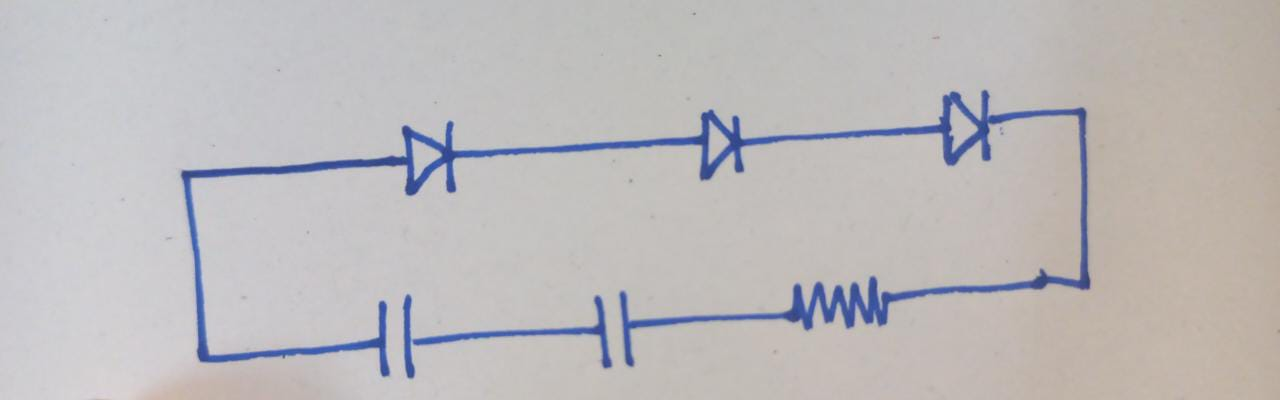
#> input picture InternshipProjects/blog_post/input.jpeg, 1280 x 400 px
$ jupyter execute PREPROCESS.ipynb
#> lines starting #> are read from the running program, lines starting #| are printed output that depends on the picture; after the words box and inside, x2 and y2 are one past the last pixel; in counts of white or black regions, pixels touching at a corner belong together
# IMPORTING NECCESSARY LIBRARIES

Importing preprocess ,it is a another file where i defined and execute all the main functions

NOW the image which is preprocessed gets saved

[cell 1]
import cv2
import numpy as np
import matplotlib.pyplot as plt
from sklearn.cluster import DBSCAN

transition_list = []

# DISPLAY IMAGES IN VERTICAL

[cell 2]
def show_images(images, titles):
    """Display images in a vertical sequence (one below the other)."""
    num_images = len(images)
    fig, axes = plt.subplots(num_images, 1, figsize=(6, 4 * num_images))  # Adjust height dynamically

    if num_images == 1:
        axes = [axes]  # Ensure iterable axes for a single image

    for ax, img, title in zip(axes, images, titles):
        ax.imshow(img, cmap='gray')
        ax.set_title(title)
        ax.axis("off")

    plt.tight_layout()  # Adjust spacing to prevent overlap
    plt.show()

# APPLYING INITITIAL FILTERING

[cell 3]
def initial_filtering(img):
    """Convert to grayscale, apply adaptive thresholding, and remove noise."""
    img = cv2.cvtColor(img, cv2.COLOR_RGB2GRAY)
    transition_list.append(("Grayscale Image", img))

    img = cv2.adaptiveThreshold(img, 255, cv2.ADAPTIVE_THRESH_MEAN_C, cv2.THRESH_BINARY_INV, 31, 21)
    transition_list.append(("Adaptive Thresholding", img))

    k3 = cv2.getStructuringElement(cv2.MORPH_RECT, (3,3))
    img = cv2.morphologyEx(img, cv2.MORPH_OPEN, k3, iterations=2)
    transition_list.append(("Morphological Opening", img))

    k3_2 = cv2.getStructuringElement(cv2.MORPH_RECT, (3,3))
    img = cv2.dilate(img, k3_2, iterations=2)
    transition_list.append(("Dilation", img))

    return img

# DETECT CLUSTER POINTS

[cell 4]
def cluster_anchor_points(img, original_img):
    """Detect anchor points and cluster them."""
    anchor_points = cv2.goodFeaturesToTrack(image=img, maxCorners=100, qualityLevel=0.40, minDistance=20, blockSize=15)
    anchor_points = np.float32(anchor_points.reshape((-1, 2)))
    clustering = DBSCAN(eps=80, min_samples=4).fit(anchor_points)
    labels = clustering.labels_
    unique_labels, counts = np.unique(labels, return_counts=True)

    cluster_plot = original_img.copy()
    for l in unique_labels:
        if l == -1: continue
        px = [int(i[0]) for i in anchor_points[labels == l]]
        py = [int(i[1]) for i in anchor_points[labels == l]]
        color = np.random.randint(0, 255, (3,)).tolist()
        for i in range(len(px)):
            cv2.circle(cluster_plot, (px[i], py[i]), 5, color, thickness=10)

    transition_list.append(("Clustered Anchor Points", cluster_plot))

    return anchor_points, labels, unique_labels, counts

# EXTRACTING COMPONENTS

[cell 5]
def remove_components(img, anchor_points, labels, unique_labels, counts):
    """Extract components from the image."""
    ext_img = img.copy()
    rects = []

    for l, _ in enumerate(counts):
        if l == 0: continue
        px = [int(i[0]) for i in anchor_points[labels == unique_labels[l]]]
        py = [int(i[1]) for i in anchor_points[labels == unique_labels[l]]]
        if abs(max(py)-min(py)) * abs(max(px)-min(px)) > 700:
            img[min(py)-15:max(py)+15, min(px)-15:max(px)+15] = 0
            rects.append([min(px)-22,max(px)+22,min(py)-22,max(py)+22])

    transition_list.append(("Components Removed", img))
    return img, rects

# WIRE MAPPING

[cell 6]
def wire_mapping(img):
    """Map the wiring paths."""
    edges = cv2.Canny(img, 50, 150)
    transition_list.append(("Edge Detection (Canny)", edges))
    return edges

# PREPROCESS FUNCTION

[cell 7]
def driver_preprocess(img):
    """Run the full preprocessing pipeline and display results in Jupyter Notebook."""
    transition_list.clear()
    original_img = img.copy()

    img = initial_filtering(img)
    anchor_points, labels, unique_labels, counts = cluster_anchor_points(img.copy(), original_img)
    img, rects = remove_components(img, anchor_points, labels, unique_labels, counts)
    img = wire_mapping(img)

    # Ensure exactly 4 values are returned
    return img, transition_list, anchor_points, rects

# LOADS AN IMAGE, PREPROCESS  IT, AND RETURN RESULTS

[cell 8]
def preprocess_img(image_path):
    """Loads an image, preprocesses it, and returns results."""
    img = cv2.imread(image_path)
    if img is None:
        raise ValueError("Error: Image could not be loaded. Check the file path.")

    result_img, transitional_imgs, components, rects = driver_preprocess(img)

    # Display all transition images in Jupyter Notebook in a vertical sequence
    show_images([t[1] for t in transitional_imgs], [t[0] for t in transitional_imgs])

    return result_img, transitional_imgs, components, rects

# MAIN FUNCTION WHERE CODE STARTS

[cell 9]
def main():
    image_path = "input.jpeg"  # Replace with your actual image file

    # Step 1: Preprocess the image
    result_img, transitional_imgs, components, rects = preprocess_img(image_path)
#> in preprocess_img, img is the input picture: shape (400, 1280, 3); mean B, G, R 187.6, 186.4, 189.4
#> in initial_filtering, `img = cv2.cvtColor(img, cv2.COLOR_RGB2GRAY)`:
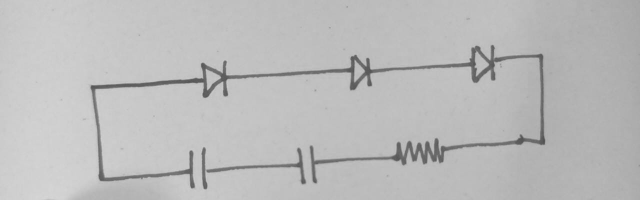
#> img: shape (400, 1280) (shown at 1/2 size); min 74, max 214, mean 187.2
#> in initial_filtering, `img = cv2.adaptiveThreshold(img, 255, cv2.ADAPTIVE_THRESH_MEAN_C, cv2...`:
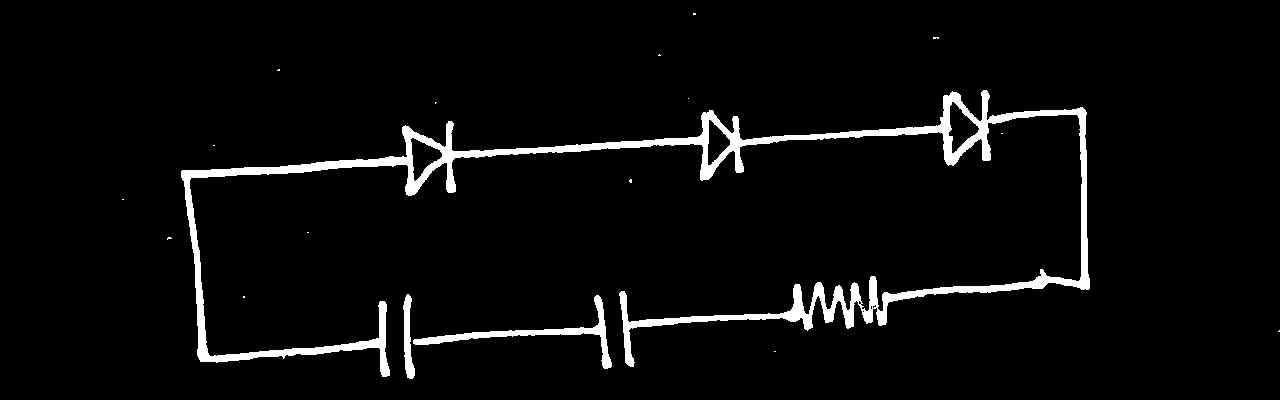
#> img: shape (400, 1280); 4.2% white; 18 white regions (15 under 20 px), largest, box (x1, y1, x2, y2) and area: (181, 90, 1090, 377) 19166, (413, 295, 612, 369) 1678, (403, 294, 415, 379) 577
#> in initial_filtering, `img = cv2.morphologyEx(img, cv2.MORPH_OPEN, k3, iterations=2)`:
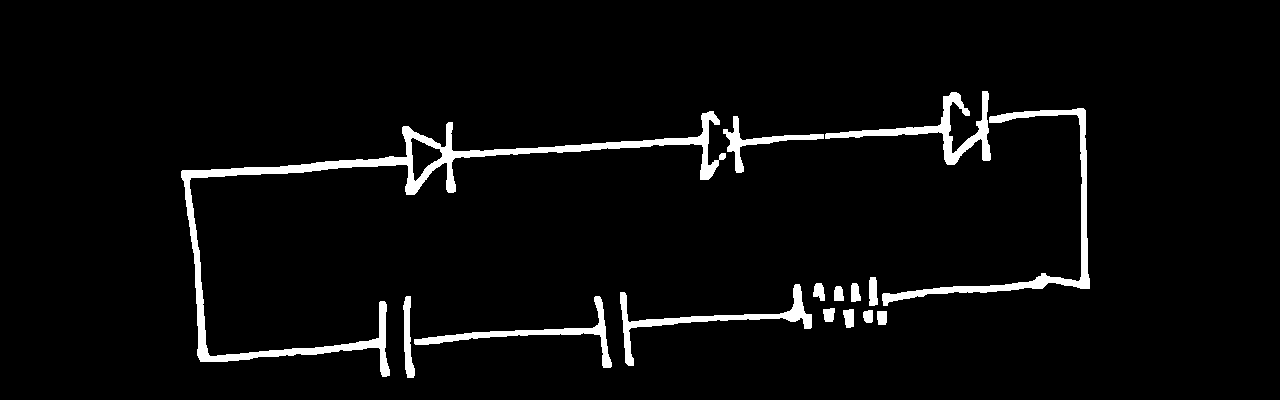
#> img: shape (400, 1280); 4% white; 15 white regions, largest, box (x1, y1, x2, y2) and area: (181, 111, 726, 377) 8750, (882, 108, 1090, 306) 3202, (825, 91, 991, 165) 2351
#> in initial_filtering, `img = cv2.dilate(img, k3_2, iterations=2)`:
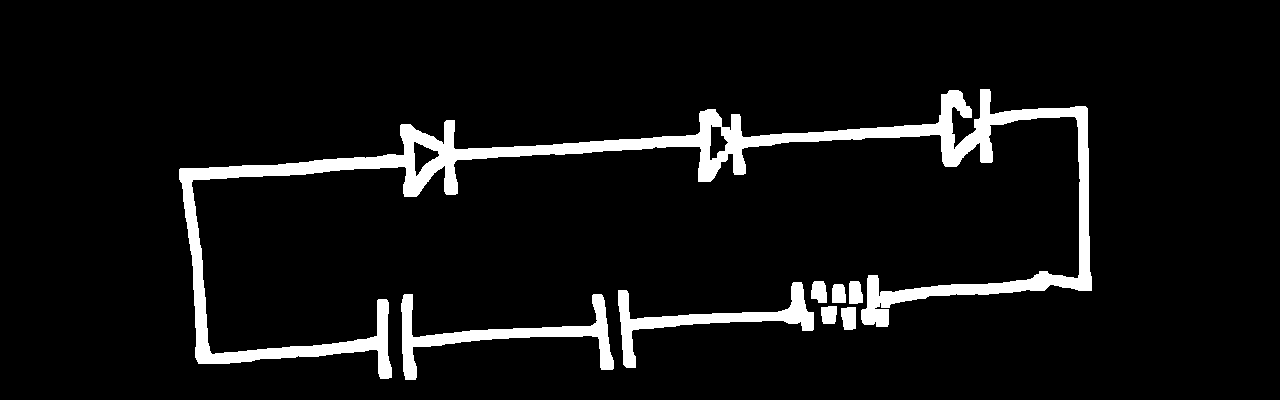
#> img: shape (400, 1280); 6.7% white; 8 white regions, largest, box (x1, y1, x2, y2) and area: (179, 89, 1092, 379) 25871, (401, 294, 614, 380) 3772, (618, 282, 814, 368) 3274
#> in cluster_anchor_points, `anchor_points = cv2.goodFeaturesToTrack(image=img, maxCorners=100, qua..`: anchor_points = 52 rows, first 8: [830, 300], [851, 300], [972, 112], [883, 311], [726, 157], [718, 130], [185, 174], [1085, 284]
#> in cluster_anchor_points, `anchor_points = np.float32(anchor_points.reshape((-1, 2)))`: anchor_points = 52 pairs, first value 185 to 1085, second value 96 to 373
#> in cluster_anchor_points, `labels = clustering.labels_`: labels = 52 values, max 5 at index 12, min -1 at index 6, mean 2.23
#> in cluster_anchor_points, `unique_labels, counts = np.unique(labels, return_counts=True)`: unique_labels = [-1, 0, 1, 2, 3, 4, 5]; counts = [4, 8, 8, 8, 8, 8, 8]
#> the loop in cluster_anchor_points, `for l in unique_labels:` made 7 passes
#> (px, py, color) on passes 2 to 5: ([830, 851, 883, 806, 885, 849, 797, 873], [300, 300, 311, 324, 289, 323, 288, 273], [172, 47, 117]), ([972, 934, 995, 986, 996, 948, 947, 934], [112, 141, 131, 156, 107, 160, 96, 117], [192, 67, 251]), ([726, 718, 704, 694, 747, 748, 739, 693], [157, 130, 175, 153, 130, 153, 175, 128], [195, 103, 9]), ([409, 460, 397, 451, 406, 460, 448, 420], [190, 142, 148, 188, 130, 166, 126, 148], [211, 21, 242])
#> after the loop in cluster_anchor_points, `for l in unique_labels:`:
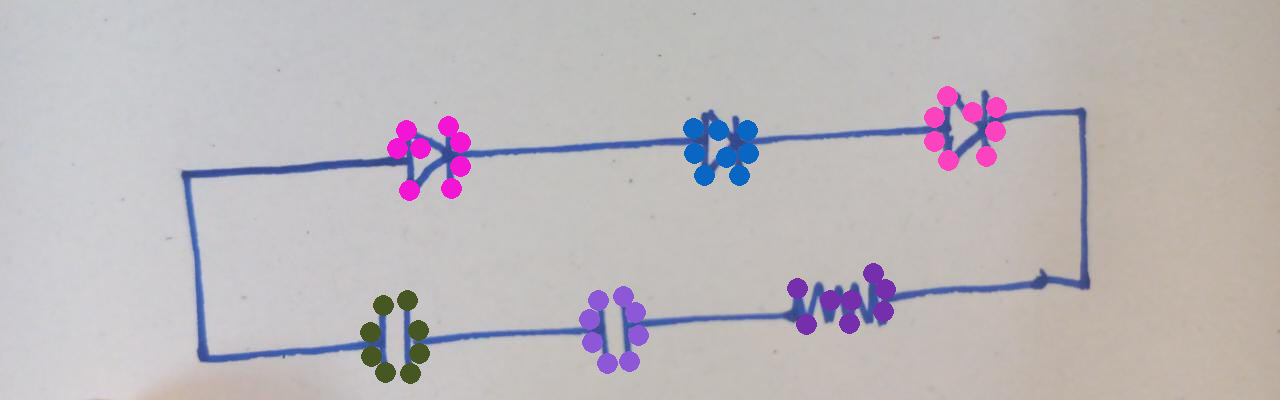
#> cluster_plot: shape (400, 1280, 3); 3.12% of pixels changed, all inside (x1, y1, x2, y2) = (360, 86, 1007, 384)
#> in driver_preprocess, `anchor_points, labels, unique_labels, counts = cluster_anchor_points(i..`: unique_labels = [-1, 0, 1, 2, 3, 4, 5]; counts = [4, 8, 8, 8, 8, 8, 8]
#> the loop in remove_components, `for l, _ in enumerate(counts):` made 7 passes
#> (px, py) on passes 2 to 6: ([830, 851, 883, 806, 885, 849, 797, 873], [300, 300, 311, 324, 289, 323, 288, 273]), ([972, 934, 995, 986, 996, 948, 947, 934], [112, 141, 131, 156, 107, 160, 96, 117]), ([726, 718, 704, 694, 747, 748, 739, 693], [157, 130, 175, 153, 130, 153, 175, 128]), ([409, 460, 397, 451, 406, 460, 448, 420], [190, 142, 148, 188, 130, 166, 126, 148]), ([419, 371, 418, 385, 410, 383, 407, 370], [353, 356, 330, 372, 373, 305, 300, 332])
#> after the loop in remove_components, `for l, _ in enumerate(counts):`:
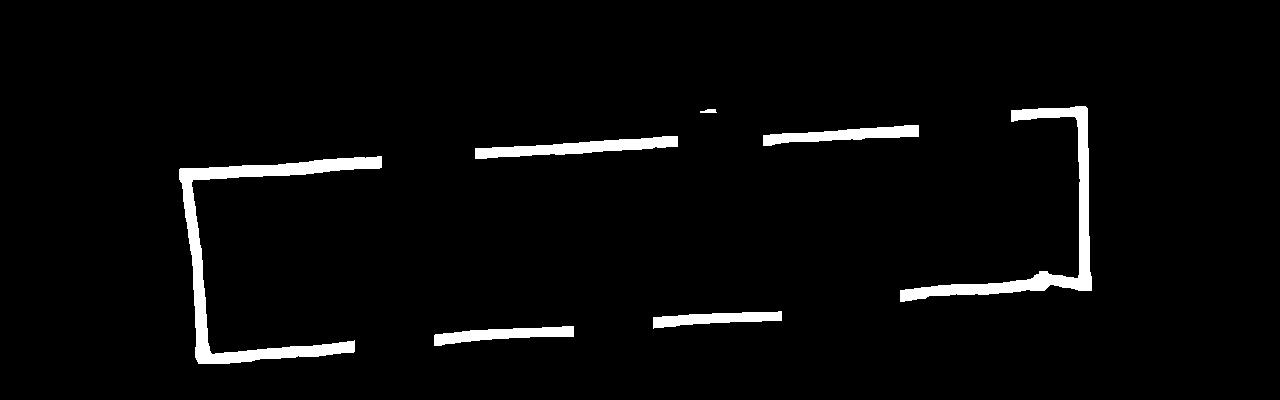
#> img: shape (400, 1280); 3.4% white; 7 white regions, largest, box (x1, y1, x2, y2) and area: (179, 156, 382, 364) 6192, (900, 106, 1092, 302) 4749, (475, 136, 678, 159) 2183
#> after the loop in remove_components, `for l, _ in enumerate(counts):`: rects = [[775, 907, 251, 346], [912, 1018, 74, 182], [671, 770, 106, 197], [375, 482, 104, 212], [348, 441, 278, 395], [567, 660, 274, 385]]
#> in wire_mapping, `edges = cv2.Canny(img, 50, 150)`:
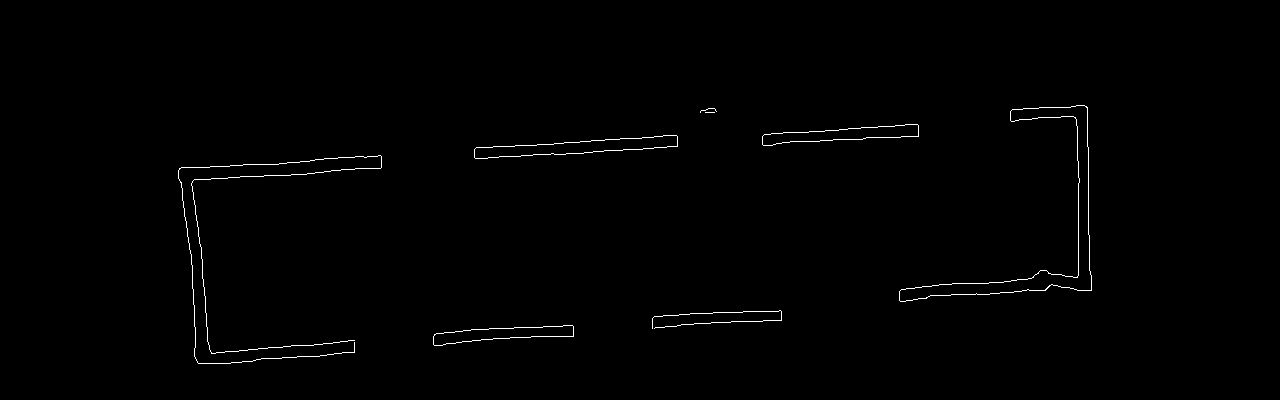
#> edges: shape (400, 1280); 0.65% white in thin lines or dots, all inside (x1, y1, x2, y2) = (178, 105, 1092, 364)
#> in preprocess_img, `result_img, transitional_imgs, components, rects = driver_preprocess(i..`: transitional_imgs = 7 items; components has the same summary as anchor_points in cluster_anchor_points
#> in show_images, `num_images = len(images)`: num_images = 7
#> the loop in show_images, `for ax, img, title in zip(axes, images, titles):` made 7 passes
#> title on passes 1 to 7: 'Grayscale Image', 'Adaptive Thresholding', 'Morphological Opening', 'Dilation', 'Clustered Anchor Points', 'Components Removed', 'Edge Detection (Canny)'
#> transitional_imgs = 7 items; components has the same summary as anchor_points in cluster_anchor_points

    # Step 2: Save the processed image
    cv2.imwrite("processed_circuit.jpg", result_img)

    print("Processing complete! Images saved.")

if __name__ == '__main__':
    main()
